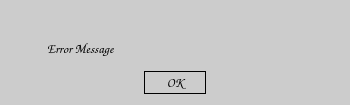
<?xml version="1.0" encoding="UTF-8"?>
<ui version="4.0">
 <class>ErrorMessage</class>
 <widget class="QDialog" name="ErrorMessage">
  <property name="geometry">
   <rect>
    <x>0</x>
    <y>0</y>
    <width>350</width>
    <height>105</height>
   </rect>
  </property>
  <property name="sizePolicy">
   <sizepolicy hsizetype="Preferred" vsizetype="Preferred">
    <horstretch>0</horstretch>
    <verstretch>0</verstretch>
   </sizepolicy>
  </property>
  <property name="maximumSize">
   <size>
    <width>350</width>
    <height>180</height>
   </size>
  </property>
  <property name="font">
   <font>
    <family>Comic Sans MS</family>
    <pointsize>10</pointsize>
    <weight>9</weight>
    <italic>false</italic>
    <bold>false</bold>
   </font>
  </property>
  <property name="windowTitle">
   <string>ERROR</string>
  </property>
  <property name="styleSheet">
   <string notr="true">background-color: rgb(204, 204, 204);
font: 75 10pt &quot;Comic Sans MS&quot;;</string>
  </property>
  <layout class="QVBoxLayout" name="verticalLayout">
   <item>
    <spacer name="verticalSpacer">
     <property name="orientation">
      <enum>Qt::Vertical</enum>
     </property>
     <property name="sizeType">
      <enum>QSizePolicy::Fixed</enum>
     </property>
     <property name="sizeHint" stdset="0">
      <size>
       <width>20</width>
       <height>20</height>
      </size>
     </property>
    </spacer>
   </item>
   <item>
    <layout class="QHBoxLayout" name="horizontalLayout">
     <item>
      <widget class="QLabel" name="Image">
       <property name="maximumSize">
        <size>
         <width>30</width>
         <height>30</height>
        </size>
       </property>
       <property name="text">
        <string/>
       </property>
       <property name="pixmap">
        <pixmap>close.png</pixmap>
       </property>
       <property name="scaledContents">
        <bool>true</bool>
       </property>
      </widget>
     </item>
     <item>
      <widget class="QLabel" name="ErrorMessageLabel">
       <property name="text">
        <string>Error Message</string>
       </property>
      </widget>
     </item>
    </layout>
   </item>
   <item>
    <layout class="QHBoxLayout" name="horizontalLayout_2">
     <item>
      <spacer name="horizontalSpacer">
       <property name="orientation">
        <enum>Qt::Horizontal</enum>
       </property>
       <property name="sizeHint" stdset="0">
        <size>
         <width>40</width>
         <height>20</height>
        </size>
       </property>
      </spacer>
     </item>
     <item>
      <widget class="QPushButton" name="Button_ok">
       <property name="styleSheet">
        <string notr="true">border:1px solid black ;
padding:2px 20px 2px 20px;</string>
       </property>
       <property name="text">
        <string>OK</string>
       </property>
      </widget>
     </item>
     <item>
      <spacer name="horizontalSpacer_2">
       <property name="orientation">
        <enum>Qt::Horizontal</enum>
       </property>
       <property name="sizeHint" stdset="0">
        <size>
         <width>40</width>
         <height>20</height>
        </size>
       </property>
      </spacer>
     </item>
    </layout>
   </item>
  </layout>
 </widget>
 <resources/>
 <connections/>
</ui>
